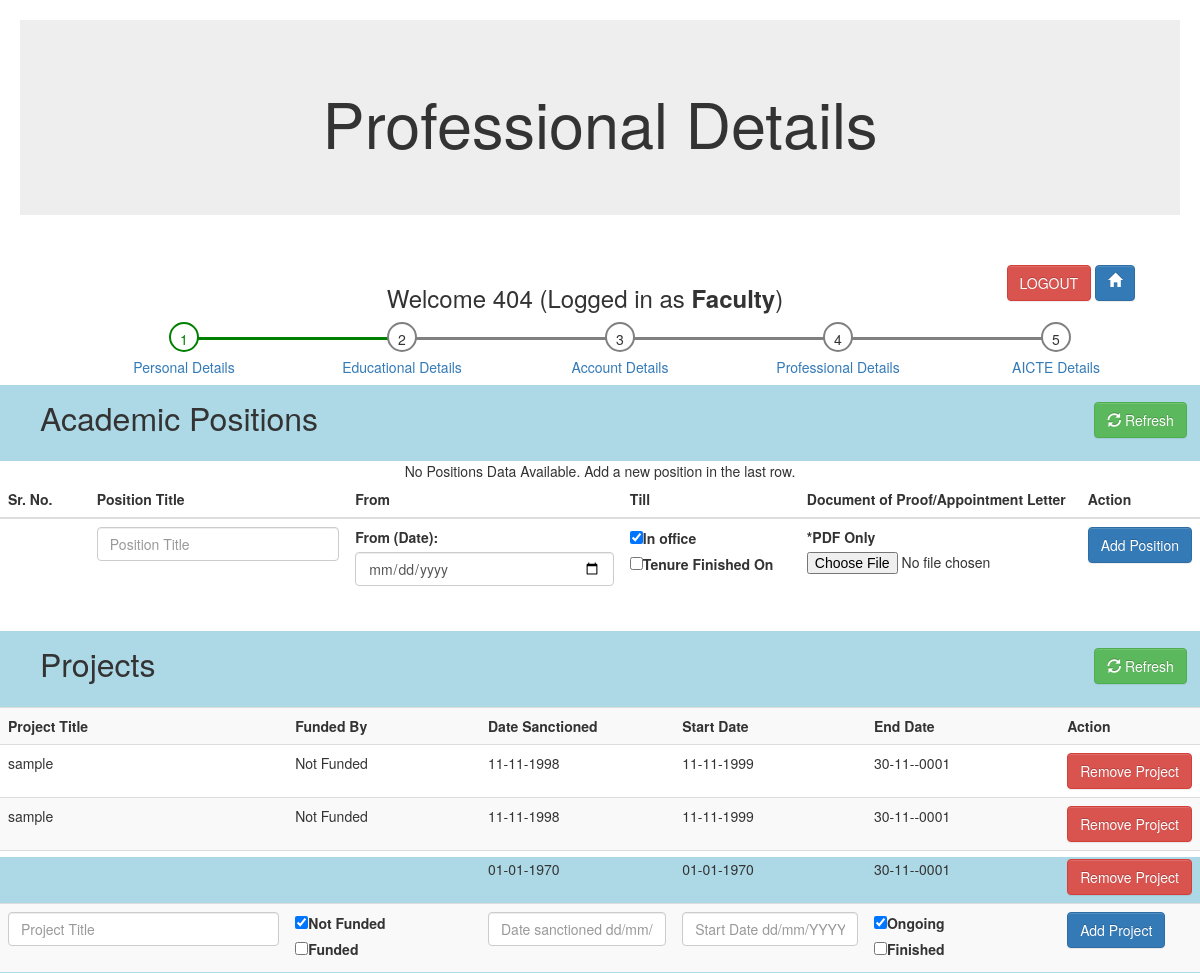
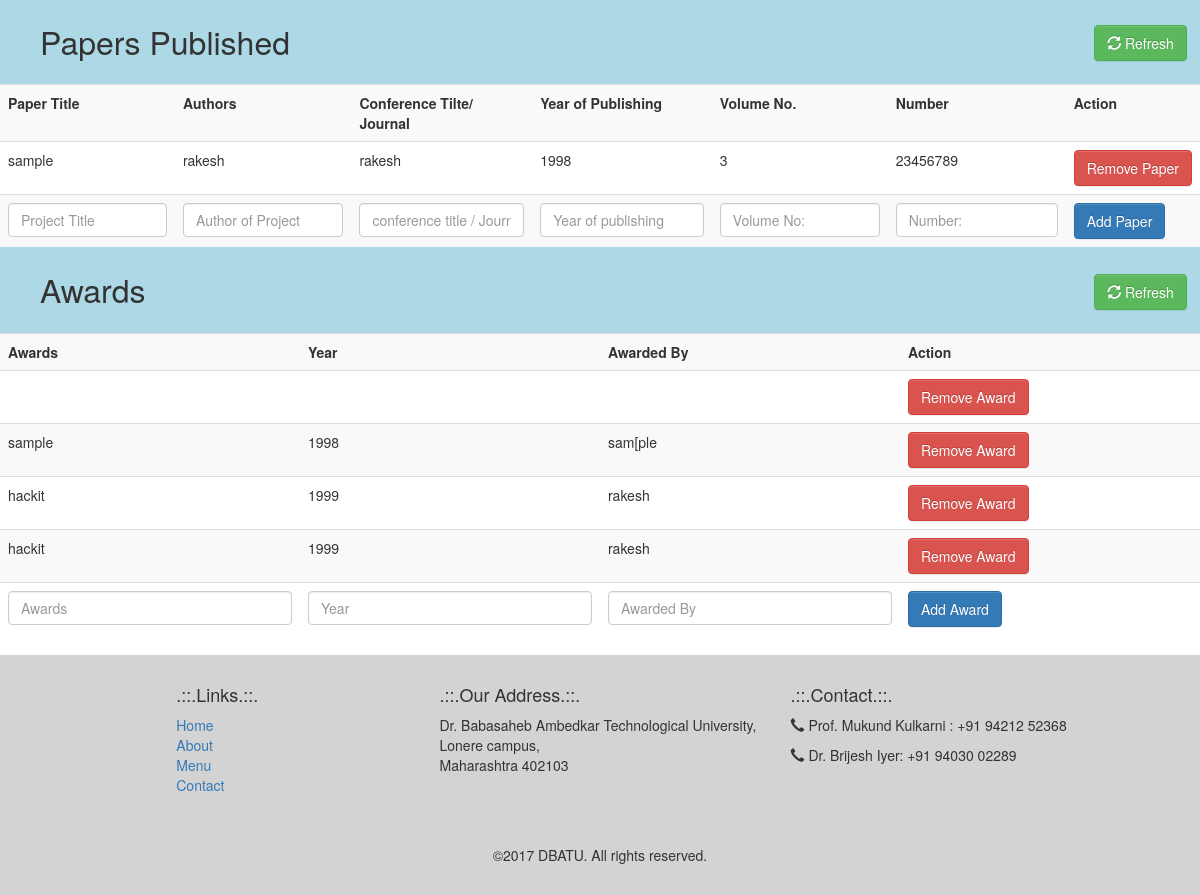
The page /Faculty/t_edit_professional_details.php (signed in) on the database its author committed (2 pictures, top to bottom).
### tables this page shows
CREATE TABLE `faculty_projects` (
  `id` int(11) NOT NULL,
  `user_id` int(20) DEFAULT NULL,
  `project_title` varchar(255) DEFAULT NULL,
  `funded_by` varchar(255) DEFAULT NULL,
  `date_of_sanction` date DEFAULT NULL,
  `start_date` date DEFAULT NULL,
  `end_date` date DEFAULT NULL
);

CREATE TABLE `faculty_papers` (
  `id` int(11) NOT NULL,
  `user_id` varchar(255) NOT NULL,
  `title` varchar(255) NOT NULL,
  `coauthor` varchar(255) NOT NULL,
  `conf_title` varchar(255) NOT NULL,
  `year` varchar(255) NOT NULL,
  `volume_no` varchar(255) NOT NULL,
  `no` varchar(255) NOT NULL
);

CREATE TABLE `faculty_awards` (
  `id` int(11) NOT NULL,
  `user_id` varchar(255) NOT NULL,
  `award_name` varchar(255) NOT NULL,
  `year` varchar(255) NOT NULL,
  `awarded_by` varchar(255) NOT NULL
);

### Faculty/t_edit_professional_details.php (the view, shortened to what this page needs)
<?php
include 'connect.php';
$temp = $_SESSION['user_id'];
?>
<!DOCTYPE html PUBLIC "-//W3C//DTD XHTML 1.0 Transitional//EN" "http://www.w3.org/TR/xhtml1/DTD/xhtml1-transitional.dtd">
<html xmlns="http://www.w3.org/1999/xhtml">
<head>
<link href="../LOGIN/css/bootstrap.min.css" rel="stylesheet">
<link href="../LOGIN/css/bootstrap-theme.min.css" rel="stylesheet">
<link href="../LOGIN/css/bootstrapValidator.min.css" rel="stylesheet">
<link href="../LOGIN/style.css" rel="stylesheet">
<link href="../LOGIN/css/style.css" rel="stylesheet">
<link href="../LOGIN/css/bootstrap.css" rel="stylesheet" />
<link href="../LOGIN/css/font-awesome.css" rel="stylesheet" />
</head>
<body>
	    <div id="wrapper">
        <div id="page-content-wrapper">
		<div class="jumbotron text-center">
        <h1>Professional Details</h1>
        </div>
        <?php include 'topBar.php'; ?>
</div>
   <div class="col-xs-12 col-sm-12">
            <ul class="prg_track">
            <li class="active"><a href="t_edit_personal_details.php">Personal Details</a></li>
            <li><a href="t_edit_edu_details.php">Educational Details</a></li>
            <li><a href="t_edit_banking_details.php">Account Details</a></li>
            <li><a href="t_edit_professional_details.php">Professional Details</a></li>
            <li><a href="t_edit_aicte_details.php">AICTE Details</a></li>
            </ul>
            </div></div>
             <body>
<?php
     $Query1 = "SELECT * FROM faculty_positions WHERE user_id=$temp ORDER BY start_date DESC";
     $result1 = mysqli_query($conn,$Query1);
?>
<div class="box">
    <div class="box-title row">
        <div class="col-sm-11">
            <p class="pull-left text-left">Academic Positions</p>
        </div>
        <div class="col-sm-1">
            <button href="t_edit_professional_details.php" class="btn btn-success"><span class="glyphicon glyphicon-refresh"></span> Refresh</button>
        </div>
    </div>
    <div class="box-body">
    <table class="col-xs-12 table table-striped table-hover table-responsive">
        <thead>
        <tr>
                <th class="col-sm-1">Sr. No.</th>
                <th class="col-sm-3">Position Title</th>
                <th class="col-sm-3">From</th>
                <th class="col-sm-2">Till</th>
                <th class="col-sm-2">Document of Proof/Appointment Letter</th>
                <th class="col-sm-1">Action</th>
        </tr>
        </thead>
        <tbody>
        <?php
                if ( mysqli_num_rows($result1)==0 )
                {
                    echo "<tr><center>No Positions Data Available. Add a new position in the last row.</center></tr>";
                }
        ?>
        <tr>
            <form method="POST" enctype="multipart/form-data" name="add_project" id="add_project">
                <td></td>
                <td><input type="text" name="position_title" placeholder="Position Title" class="form-control"></td>
                <td><label for="start_date">From (Date):</label><input type="date" name="start_date" id="start_date" class="form-control" placeholder="Start Date dd/mm/YYYY" onchange="assignValue()"></td>
                <td><input type="checkbox" name="positionStatus" value="inOffice" id="inoffice_checkbox" checked><label for="positionStatus">In office</label>
                    <br><input type="checkbox" name="positionStatus" value="tenureFinished" id="tenurefinished_checkbox"><label for="positionStatus">Tenure Finished On</label>
                </td>
                <td><label for="position_proof">*PDF Only</label><br><input type="file" name="position_proof" accept="application/pdf"></td>
                <td><button type="submit" name="submit_position" class="btn btn-primary">Add Position</button></td>
            </form>
        </tr>
        </tbody>
    </table>
    </div>
</div>
<?php
     $Query = "SELECT * FROM faculty_projects WHERE user_id=$temp ORDER BY date_of_sanction DESC";
     $result = mysqli_query($conn,$Query);
?>
<div class="box">
    <div class="box-title row">
        <div class="col-sm-11">
            <p class="pull-left text-left">Projects</p>
        </div>
        <div class="col-sm-1">
            <button href="t_edit_professional_details.php" class="btn btn-success"><span class="glyphicon glyphicon-refresh"></span> Refresh</button>
        </div>
    </div>
    <div class="box-body">
    <table class="col-xs-12 table table-striped table-hover table-responsive">
        <tr>
                <th class="col-sm-3">Project Title</th>
                <th class="col-sm-2">Funded By</th>
                <th class="col-sm-2">Date Sanctioned</th>
                <th class="col-sm-2">Start Date</th>
                <th class="col-sm-2">End Date</th>
                <th class="col-sm-1">Action</th>
        </tr>
        <?php
                if ( mysqli_num_rows($result)==0 )
                {
                    echo "<tr><center>No Projects Data Available. Add a new project in the last row.</center></tr>";
                }
                else
                {
                    while( $row=mysqli_fetch_array($result) )
                    {
                        echo "<tr id=\"".$row['id']."\">";
                           echo "<td>".$row['project_title']."</td>";
                           echo "<td>".$row['funded_by']."</td>";
                           $d=strtotime($row['date_of_sanction']);echo "<td>".date("d-m-Y", $d)."</td>";
                           $d=strtotime($row['start_date']);echo "<td>".date("d-m-Y", $d)."</td>";
                           $d=strtotime($row['end_date']);
                           if( $d==NULL){ echo "<td>Ongoing</td>"; }
                           else{ echo "<td>".date("d-m-Y", $d)."</td>"; }
                           echo "<td><button name=\"removeProject\" id=\"removeProject\" onclick=\"removeProject(".$row['id'].")\" class=\"btn btn-danger\">Remove Project</button></td>";
                        echo "</tr>";
                    }
                }
        ?>
        <tr>
            <form method="POST" enctype="multipart/form-data" name="add_project" id="add_project">
                <td><input type="text" name="project_title" placeholder="Project Title" class="form-control"></td>
                <td><input type="checkbox" name="funded" value="not_funded" id="not_funded_checkbox" checked><label for="not_funded">Not Funded</label>
                    <br><input type="checkbox" name="funded" value="funded" id="funded_checkbox"><label for="funded">Funded</label>
                    <br><input type="text" name="funded_by" id="funded_by" style="display: none;" placeholder="Funded By" class="form-control">
                </td>
                <td><input type="text=" name="date_of_sanction" id="date_of_sanction" class="form-control" placeholder="Date sanctioned dd/mm/YYYY"></td>
                <td><input type="text" name="start_date" id="start_date" class="form-control" placeholder="Start Date dd/mm/YYYY" onchange="assignValue()"></td>
                <td><input type="checkbox" name="projectstatus" value="ongoing" id="ongoing_checkbox" checked><label for="projectstatus">Ongoing</label>
                    <br><input type="checkbox" name="projectstatus" value="finished" id="finished_checkbox"><label for="projectstatus">Finished</label>
                </td>
                <td><button type="submit" name="submit_project" class="btn btn-primary">Add Project</button></td>
            </form>
        </tr>
    </table>
    </div>
</div>
<?php
     $Query = "SELECT * FROM faculty_papers WHERE user_id=$temp ORDER BY year ASC";
     $result = mysqli_query($conn,$Query);
?>
<div class="box">
       <div class="box-title row">
        <div class="col-sm-11">
            <p class="pull-left text-left">Papers Published</p>
        </div>
        <div class="col-sm-1">
            <button href="t_edit_professional_details.php" class="btn btn-success"><span class="glyphicon glyphicon-refresh"></span> Refresh</button>
        </div>
    </div>
    <div class="box-body">
    <table class="col-xs-12 table table-striped table-hover table-responsive">
        <tr>
                <th class="col-sm-2">Paper Title</th>
                <th class="col-sm-2">Authors</th>
                <th class="col-sm-2">Conference Tilte/ Journal</th>
                <th class="col-sm-2">Year of Publishing</th>
                <th class="col-sm-2">Volume No.</th>
                <th class="col-sm-2">Number</th>
                <th class="col-sm-2">Action</th>
        </tr>
        <?php
                if ( mysqli_num_rows($result)==0 )
                {
                    echo "<tr><center>No Paper Data Available. Add a new project in the last row.</center></tr>";
                }
                else
                {
                    while( $row=mysqli_fetch_array($result) )
                    {
                        echo "<tr id=\"".$row['id']."\">";
                           echo "<td>".$row['title']."</td>";
                           echo "<td>".$row['coauthor']."</td>";
                           echo "<td>".$row['conf_title']."</td>";
                           echo "<td>".$row['year']."</td>";
                           echo "<td>".$row['volume_no']."</td>";
                           echo "<td>".$row['no']."</td>";
                           echo "<td><button name=\"removePaper\" id=\"removePaper\" onclick=\"removePaper(".$row['id'].")\" class=\"btn btn-danger\">Remove Paper</button></td>";
                        echo "</tr>";
                    }
                }
        ?>
        <tr>
            <form method="POST" enctype="multipart/form-data" name="add_project" id="add_project">
                <td><input type="text" name="title" placeholder="Project Title" class="form-control"></td>
                <td><input type="text" name="coauthor" placeholder="Author of Project" class="form-control">
                </td>
                <td><input type="text=" name="conf_title" id="conf_title" class="form-control" placeholder="conference title / Journal"></td>
                <td><input type="number" name="year" id="year" class="form-control" placeholder="Year of publishing"></td>
                <td>
                    <input type="number" name="volume_no" placeholder="Volume No:" class="form-control">
                </td>
                <td><input type="number" name="pp_no" placeholder="Number:" class="form-control"></td>
                <td><button type="submit" name="submit_paper" class="btn btn-primary">Add Paper</button></td>
            </form>
        </tr>
    </table>
    </div>
</div>
<?php
     $Query = "SELECT * FROM faculty_awards WHERE user_id=$temp ORDER BY year ASC";
     $result = mysqli_query($conn,$Query);
?>
<div class="box">
        <div class="box-title row">
        <div class="col-sm-11">
            <p class="pull-left text-left">Awards</p>
        </div>
        <div class="col-sm-1">
            <button href="t_edit_professional_details.php" class="btn btn-success"><span class="glyphicon glyphicon-refresh"></span> Refresh</button>
        </div>
    </div>
    <div class="box-body">
    <table class="col-xs-12 table table-striped table-hover table-responsive">
        <tr>
                <th class="col-sm-3">Awards</th>
                <th class="col-sm-3">Year</th>
                <th class="col-sm-3">Awarded By</th>
                <th class="col-sm-3">Action</th>
        </tr>
        <?php
                if ( mysqli_num_rows($result)==0 )
                {
                    echo "<tr><center>No Awards Data Available. Add a new project in the last row.</center></tr>";
                }
                else
                {
                    while( $row=mysqli_fetch_array($result) )
                    {
                        echo "<tr id=\"".$row['id']."\">";
                           echo "<td>".$row['award_name']."</td>";
                           echo "<td>".$row['year']."</td>";
                           echo "<td>".$row['awarded_by']."</td>";
                           echo "<td><button name=\"removeaward\" id=\"removeaward\" onclick=\"removeaward(".$row['id'].")\" class=\"btn btn-danger\">Remove Award</button></td>";
                        echo "</tr>";
                    }
                }
        ?>
        <tr>
            <form method="POST" enctype="multipart/form-data" name="add_project" id="add_project">
                <td><input type="text" name="award_name" placeholder="Awards" class="form-control"></td>
                <td><input type="text" name="year" placeholder="Year" class="form-control">
                </td>
                <td><input type="text=" name="awarded_by" id="Awarded By" class="form-control" placeholder="Awarded By"></td>
                <td><button type="submit" name="submit_award" class="btn btn-primary">Add Award</button></td>
            </form>
        </tr>
    </table>
    </div>
</div>
<hr><p style="padding: 10px;"></p><hr>
<?php include 'footer.php';?>
</body>
</html>

### rows shown on the page
faculty_projects: project_title "sample", funded_by "Not Funded", date_of_sanction "11-11-1998", start_date "11-11-1999", end_date "30-11--0001"
faculty_projects: project_title "sample", funded_by "Not Funded", date_of_sanction "11-11-1998", start_date "11-11-1999", end_date "30-11--0001"
faculty_projects: date_of_sanction "01-01-1970", start_date "01-01-1970", end_date "30-11--0001"
faculty_papers: title "sample", coauthor "rakesh", conf_title "rakesh", year "1998", volume_no "3", no "23456789"
faculty_awards: award_name "sample", year "1998", awarded_by "sam[ple"
faculty_awards: award_name "hackit", year "1999", awarded_by "rakesh"
faculty_awards: award_name "hackit", year "1999", awarded_by "rakesh"

### other values the page prints
$_SESSION["user_id"] "404"
